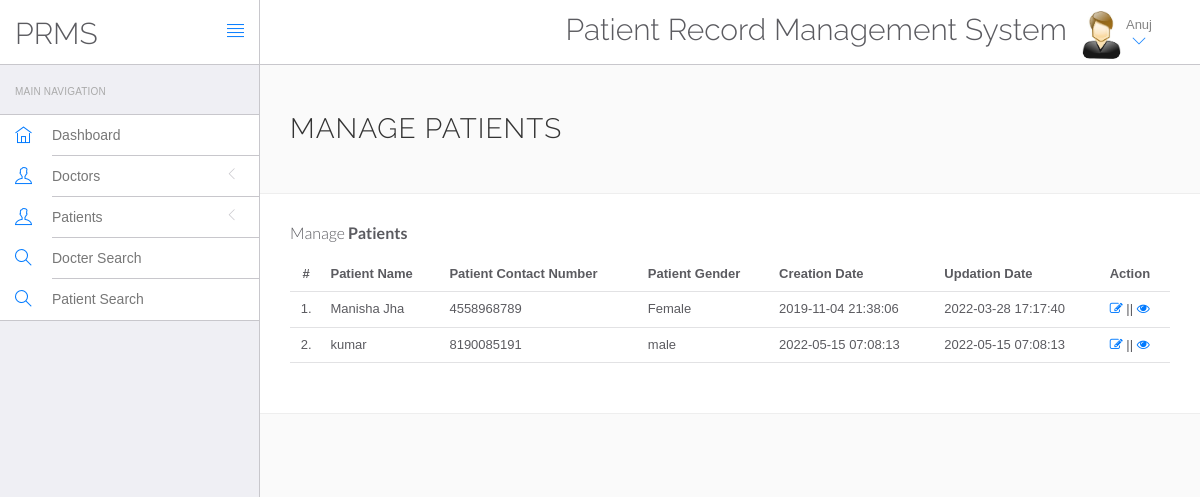
Screenshot of /hms/doctor/manage-patient.php (signed in) with the database file from the repository.
### tables this page shows
CREATE TABLE `doctors` (
  `id` int(11) NOT NULL,
  `specilization` varchar(255) DEFAULT NULL,
  `doctorName` varchar(255) DEFAULT NULL,
  `address` longtext DEFAULT NULL,
  `docFees` varchar(255) DEFAULT NULL,
  `contactno` bigint(11) DEFAULT NULL,
  `docEmail` varchar(255) DEFAULT NULL,
  `password` varchar(255) DEFAULT NULL,
  `creationDate` timestamp NULL DEFAULT current_timestamp(),
  `updationDate` timestamp NULL DEFAULT current_timestamp()
);

CREATE TABLE `tblpatient` (
  `ID` int(10) NOT NULL,
  `Docid` int(10) DEFAULT NULL,
  `PatientName` varchar(200) DEFAULT NULL,
  `PatientContno` bigint(10) DEFAULT NULL,
  `PatientEmail` varchar(200) DEFAULT NULL,
  `PatientGender` varchar(50) DEFAULT NULL,
  `PatientAdd` mediumtext DEFAULT NULL,
  `PatientAge` int(10) DEFAULT NULL,
  `PatientMedhis` mediumtext DEFAULT NULL,
  `CreationDate` timestamp NULL DEFAULT current_timestamp(),
  `UpdationDate` timestamp NULL DEFAULT current_timestamp(),
  `doctersession` varchar(50) DEFAULT NULL
);

### hms/doctor/manage-patient.php (the view, shortened to what this page needs)
<?php
include('include/config.php');
?>
<!DOCTYPE html>
<html lang="en">
	<head>
		<link rel="stylesheet" href="vendor/bootstrap/css/bootstrap.min.css">
		<link rel="stylesheet" href="vendor/fontawesome/css/font-awesome.min.css">
		<link rel="stylesheet" href="vendor/themify-icons/themify-icons.min.css">
		<link href="vendor/animate.css/animate.min.css" rel="stylesheet" media="screen">
		<link href="vendor/perfect-scrollbar/perfect-scrollbar.min.css" rel="stylesheet" media="screen">
		<link href="vendor/switchery/switchery.min.css" rel="stylesheet" media="screen">
		<link href="vendor/bootstrap-touchspin/jquery.bootstrap-touchspin.min.css" rel="stylesheet" media="screen">
		<link href="vendor/select2/select2.min.css" rel="stylesheet" media="screen">
		<link href="vendor/bootstrap-datepicker/bootstrap-datepicker3.standalone.min.css" rel="stylesheet" media="screen">
		<link href="vendor/bootstrap-timepicker/bootstrap-timepicker.min.css" rel="stylesheet" media="screen">
		<link rel="stylesheet" href="assets/css/styles.css">
		<link rel="stylesheet" href="assets/css/plugins.css">
		<link rel="stylesheet" href="assets/css/themes/theme-1.css" id="skin_color" />
	</head>
	<body>
		<div id="app">
<?php include('include/sidebar.php');?>
<div class="app-content">
<?php include('include/header.php');?>
<div class="main-content" >
<div class="wrap-content container" id="container">
<section id="page-title">
<div class="row">
<div class="col-sm-8">
<h1 class="mainTitle">Manage Patients</h1>
</div>
</div>
</section>
<div class="container-fluid container-fullw bg-white">
<div class="row">
<div class="col-md-12">
<h5 class="over-title margin-bottom-15">Manage <span class="text-bold">Patients</span></h5>
<table class="table table-hover" id="sample-table-1">
<thead>
<tr>
<th class="center">#</th>
<th>Patient Name</th>
<th>Patient Contact Number</th>
<th>Patient Gender </th>
<th>Creation Date </th>
<th>Updation Date </th>
<th>Action</th>
</tr>
</thead>
<tbody>
<?php
$docid=$_SESSION['id'];
$sql=mysqli_query($con,"select * from tblpatient where Docid='$docid' ");
$cnt=1;
while($row=mysqli_fetch_array($sql))
{
?>
<tr>
<td class="center"><?php echo $cnt;?>.</td>
<td class="hidden-xs"><?php echo $row['PatientName'];?></td>
<td><?php echo $row['PatientContno'];?></td>
<td><?php echo $row['PatientGender'];?></td>
<td><?php echo $row['CreationDate'];?></td>
<td><?php echo $row['UpdationDate'];?>
</td>
<td>
<a href="edit-patient.php?editid=<?php echo $row['ID'];?>"><i class="fa fa-edit"></i></a> || <a href="view-patient.php?viewid=<?php echo $row['ID'];?>"><i class="fa fa-eye"></i></a>
</td>
</tr>
<?php
$cnt=$cnt+1;
 }?></tbody>
</table>
</div>
</div>
</div>
</div>
</div>
</div>
</div>
	</body>
</html>

### hms/doctor/include/header.php (shortened to what this page needs)
<header class="navbar navbar-default navbar-static-top">
					<div class="navbar-header">
						<a class="navbar-brand" href="#">
							<h2 style="padding-top:20% ">PRMS</h2>
						</a>
						<a href="#" class="sidebar-toggler pull-right visible-md visible-lg" data-toggle-class="app-sidebar-closed" data-toggle-target="#app">
							<i class="ti-align-justify"></i>
						</a>
					</div>
					<div class="navbar-collapse collapse">
						<ul class="nav navbar-right">
								<li  style="padding-top:2% ">
								<h2>Patient Record Management System</h2>
							</li>
							<li class="dropdown current-user">
								<a href class="dropdown-toggle" data-toggle="dropdown">
									<img src="assets/images/images.jpg" > <span class="username">
									<?php $query=mysqli_query($con,"select doctorName from doctors where id='".$_SESSION['id']."'");
while($row=mysqli_fetch_array($query))
{
	echo $row['doctorName'];
}
									?> <i class="ti-angle-down"></i></i></span>
								</a>
							</li>
						</ul>
					</div>
				</header>

### hms/doctor/assets/css/themes/theme-1.css (style rules this page uses)
body { background: #FAFAFA; }
header .navbar-header { background: #ffffff !important; border-right-color: #c8c7cc !important; border-bottom-color: #c8c7cc !important; }
header .navbar-header .sidebar-toggler, header .navbar-header .sidebar-mobile-toggler { color: #007aff !important; }
header .navbar-header .navbar-brand { color: #777 !important; }
header .navbar-collapse { background: #ffffff !important; border-bottom-color: #c8c7cc !important; box-shadow: none !important; }
header .navbar-collapse .navbar-right > li > a { color: #777; }
header .navbar-collapse .navbar-right > li > a i { color: #007aff !important; }

### rows the page displays
doctors: doctorName "Anuj"
tblpatient: PatientName "Manisha Jha", PatientContno "4558968789", PatientGender "Female", CreationDate "2019-11-04 21:38:06", UpdationDate "2022-03-28 17:17:40"
tblpatient: PatientName "kumar", PatientContno "8190085191", PatientGender "male", CreationDate "2022-05-15 07:08:13", UpdationDate "2022-05-15 07:08:13"
